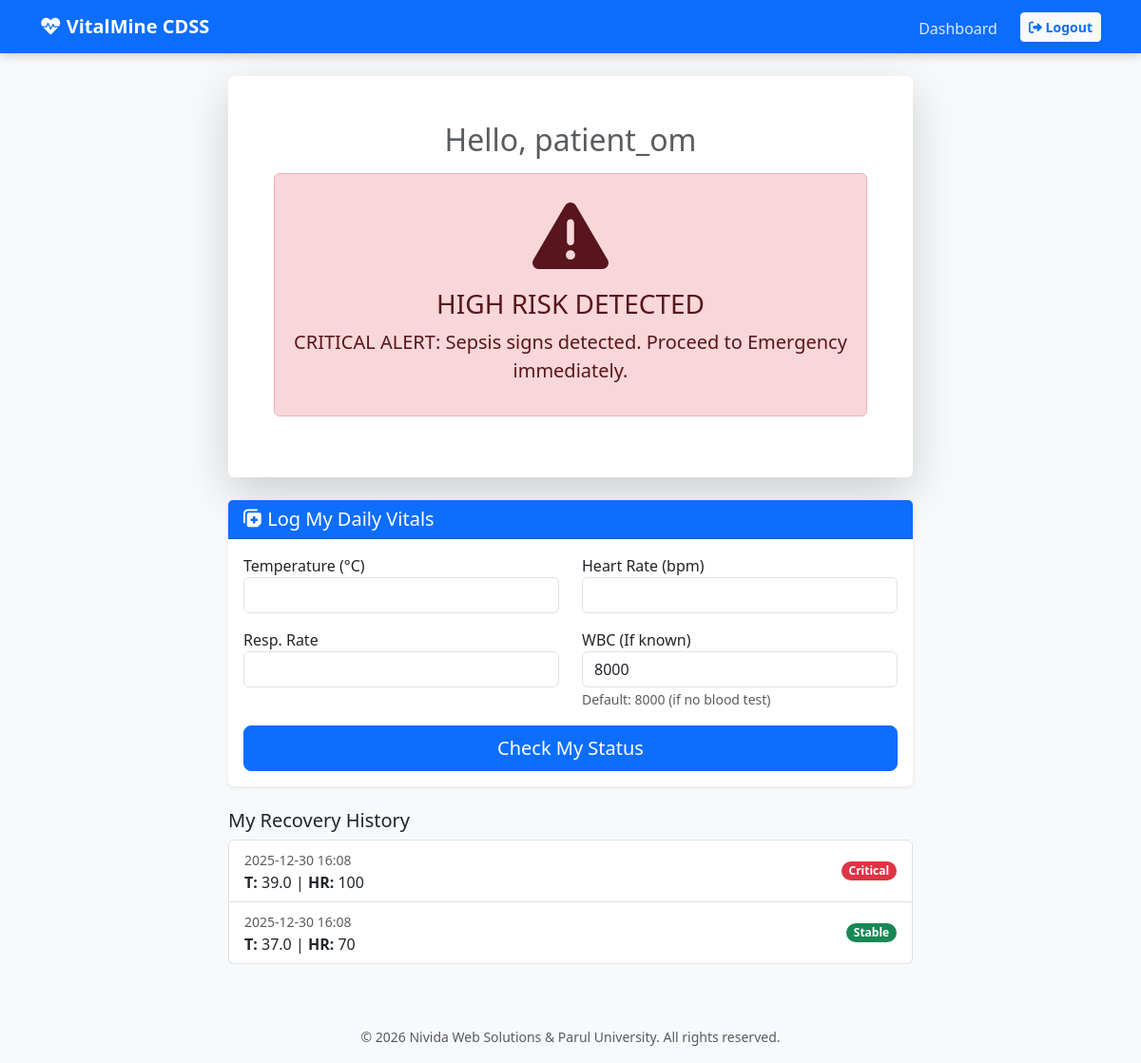
Page /patient_dashboard (signed in) on the earlier database version.
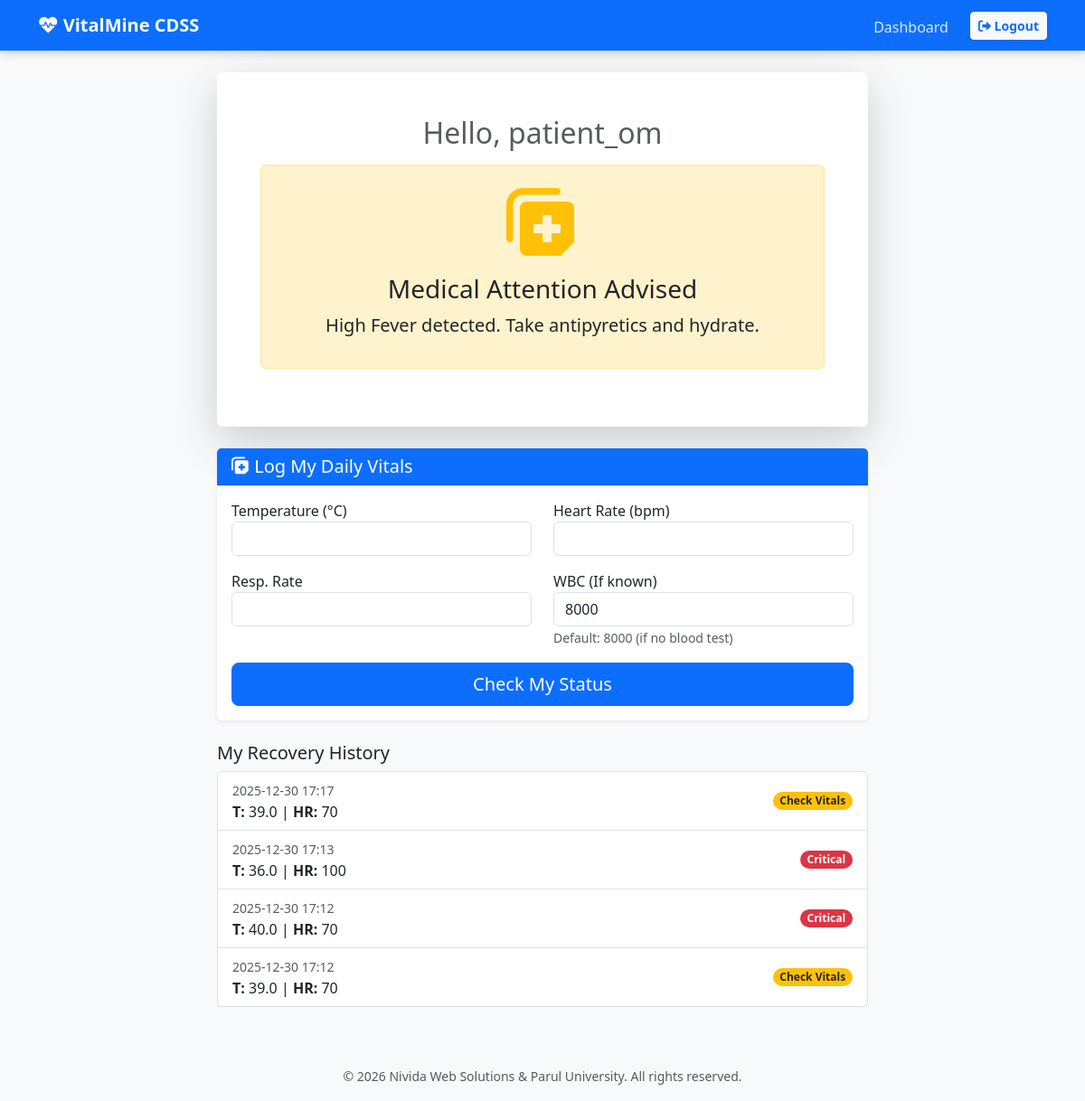
Same page on the later database version.
### app.py (models this page shows)
class User(UserMixin, db.Model):
    id = db.Column(db.Integer, primary_key=True)
    username = db.Column(db.String(100), unique=True, nullable=False)
    password = db.Column(db.String(100), nullable=False)
    role = db.Column(db.String(20), nullable=False, default="patient")
    entries = db.relationship("Entry", backref="author", lazy=True)

class Entry(db.Model):
    id = db.Column(db.Integer, primary_key=True)
    user_id = db.Column(db.Integer, db.ForeignKey("user.id"), nullable=True)
    name = db.Column(db.String(100), nullable=False)
    temp = db.Column(db.Float, nullable=False)
    hr = db.Column(db.Integer, nullable=False)
    rr = db.Column(db.Integer, nullable=False)
    wbc = db.Column(db.Float, nullable=False)
    status = db.Column(db.String(20), nullable=False)
    advice = db.Column(db.String(200), nullable=True)
    timestamp = db.Column(db.DateTime, default=datetime.utcnow)

### app.py (the view)
@app.route("/patient_dashboard")
@login_required
def patient_dashboard():
    if current_user.role != "patient":
        return redirect(url_for("home"))
    my_entries = (
        Entry.query.filter_by(user_id=current_user.id)
        .order_by(Entry.timestamp.desc())
        .all()
    )
    current_status = my_entries[0].status if my_entries else "Unknown"
    latest_advice = my_entries[0].advice if my_entries else "No data logged yet."
    return render_template(
        "patient_home.html",
        entries=my_entries,
        status=current_status,
        advice=latest_advice,
    )

### app.py (called while the page is built)
@login_manager.user_loader
def load_user(user_id):
    return User.query.get(int(user_id))

### templates/patient_home.html (shortened to what this page needs)
{% extends "base.html" %} {% block content %}
<div class="container mt-4">
  <div class="row mb-4">
    <div class="col-md-8 mx-auto">
      <div class="card shadow-lg border-0">
        <div class="card-body text-center p-5">
          <h2 class="text-muted">Hello, {{ current_user.username }}</h2>
          {% if status == 'High' %}
          <div class="alert alert-danger mt-3">
            <h1 class="display-1">
              <i class="fa-solid fa-triangle-exclamation"></i>
            </h1>
            <h3>HIGH RISK DETECTED</h3>
            <p class="lead">{{ advice }}</p>
          </div>
          {% elif status == 'Warning' %}
          <div class="alert alert-warning mt-3">
            <h1 class="display-1 text-warning">
              <i class="fa-solid fa-notes-medical"></i>
            </h1>
            <h3 class="text-dark">Medical Attention Advised</h3>
            <p class="lead text-dark">{{ advice }}</p>
          </div>
          {% else %}
          <div class="alert alert-secondary mt-3">
            <h3>No Data Logged Today</h3>
            <p>Please log your vitals below.</p>
          </div>
          {% endif %}
        </div>
      </div>
    </div>
  </div>
  <div class="row">
    <div class="col-md-8 mx-auto">
      <div class="card shadow-sm">
        <div class="card-header bg-primary text-white">
          <h5 class="mb-0">
            <i class="fa-solid fa-notes-medical"></i> Log My Daily Vitals
          </h5>
        </div>
        <div class="card-body">
          <form method="POST" action="/add_vitals">
            <div class="row">
              <div class="col-6 mb-3">
                <label>Temperature (°C)</label>
                <input
                  type="number"
                  step="0.1"
                  name="temperature"
                  class="form-control"
                  required
                />
              </div>
              <div class="col-6 mb-3">
                <label>Heart Rate (bpm)</label>
                <input
                  type="number"
                  name="heart_rate"
                  class="form-control"
                  required
                />
              </div>
            </div>
            <div class="row">
              <div class="col-6 mb-3">
                <label>Resp. Rate</label>
                <input
                  type="number"
                  name="resp_rate"
                  class="form-control"
                  required
                />
              </div>
              <div class="col-6 mb-3">
                <label>WBC (If known)</label>
                <input
                  type="number"
                  name="wbc_count"
                  class="form-control"
                  value="8000"
                  required
                />
                <small class="text-muted"
                  >Default: 8000 (if no blood test)</small
                >
              </div>
            </div>
            <button type="submit" class="btn btn-primary w-100 btn-lg">
              Check My Status
            </button>
          </form>
        </div>
      </div>
    </div>
  </div>
  <div class="row mt-4">
    <div class="col-md-8 mx-auto">
      <h5>My Recovery History</h5>
      <div class="list-group">
        {% for entry in entries %}
        <div
          class="list-group-item d-flex justify-content-between align-items-center"
        >
          <div>
            <small class="text-muted"
              >{{ entry.timestamp.strftime('%Y-%m-%d %H:%M') }}</small
            ><br />
            <strong>T:</strong> {{ entry.temp }} | <strong>HR:</strong> {{
            entry.hr }}
          </div>
          {% if entry.status == 'High' %}
          <span class="badge bg-danger rounded-pill">Critical</span>
          {% elif entry.status == 'Warning' %}
          <span class="badge bg-warning text-dark rounded-pill"
            >Check Vitals</span
          >
          {% else %}
          <span class="badge bg-success rounded-pill">Stable</span>
          {% endif %}
        </div>
        {% endfor %}
      </div>
    </div>
  </div>
</div>
{% endblock %}

### templates/base.html (shortened to what this page needs)
<!DOCTYPE html>
<html lang="en">
  <head>
    <link
      href="https://cdn.jsdelivr.net/npm/bootstrap@5.3.0/dist/css/bootstrap.min.css"
      rel="stylesheet"
    />
    <link
      rel="stylesheet"
      href="https://cdnjs.cloudflare.com/ajax/libs/font-awesome/6.0.0/css/all.min.css"
    />
  </head>
  <body>
    <nav class="navbar navbar-expand-lg navbar-dark mb-4">
      <div class="container">
        <a class="navbar-brand fw-bold" href="/"
          ><i class="fa-solid fa-heart-pulse"></i> VitalMine CDSS</a
        >
        <div class="collapse navbar-collapse" id="navbarNav">
          <ul class="navbar-nav ms-auto align-items-center">
            <li class="nav-item">
              <a
                class="nav-link {{ 'active' if request.path == '/' else '' }}"
                href="/"
              >
                Dashboard
              </a>
            </li>
             {% if current_user.is_authenticated %}
            <li class="nav-item ms-3">
              <a
                class="btn btn-sm btn-light text-primary fw-bold shadow-sm"
                href="/logout"
              >
                <i class="fa-solid fa-sign-out-alt"></i> Logout
              </a>
            </li>
            {% endif %}
          </ul>
        </div>
      </div>
    </nav>
    <div class="container">{% block content %}{% endblock %}</div>
    <footer class="text-center mt-5 py-3 text-muted">
      <small
        >&copy; 2026 Nivida Web Solutions & Parul University. All rights
        reserved.</small
      >
    </footer>
  </body>
</html>

### templates/base.html (style rules this page uses)
body { background-color: #f8f9fa; }
.navbar { background-color: #0d6efd; box-shadow: 0 2px 10px rgba(0, 0, 0, 0.2); }
.card { border: none; box-shadow: 0 4px 6px rgba(0, 0, 0, 0.1); }
.navbar-dark .navbar-nav .nav-link { color: rgba( 255, 255, 255, 0.85 ) !important; font-weight: 500; transition: all 0.3s ease; padding-bottom: 5px; }

Differences in the rows shown:
added Entry: advice "High Fever detected. Take antipyretics and hydrate.", timestamp "2025-12-30 17:17", temp "39.0", hr "70", status "Check Vitals"
added Entry: timestamp "2025-12-30 17:13", temp "36.0", hr "100", status "Critical"
changed Entry (number 3 of 4 on the later page): timestamp "2025-12-30 16:08" → "2025-12-30 17:12"; temp "39.0" → "40.0"; hr "100" → "70"; advice "CRITICAL ALERT: Sepsis signs detected. Proceed to Emergency immediately." → (not shown)
changed Entry (number 4 of 4 on the later page): timestamp "2025-12-30 16:08" → "2025-12-30 17:12"; temp "37.0" → "39.0"; status "Stable" → "Check Vitals"
Other differences:
text no longer shown: "HIGH RISK DETECTED"
text now shown: "Medical Attention Advised"
